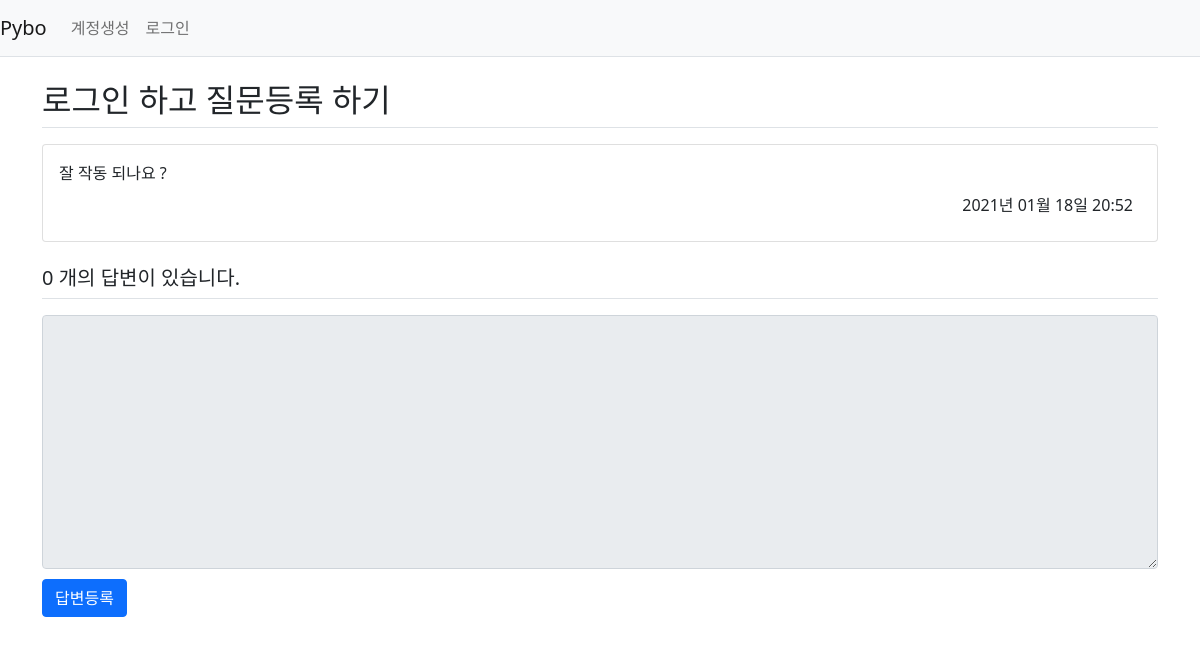
The app's page /question/detail/306/, older data.
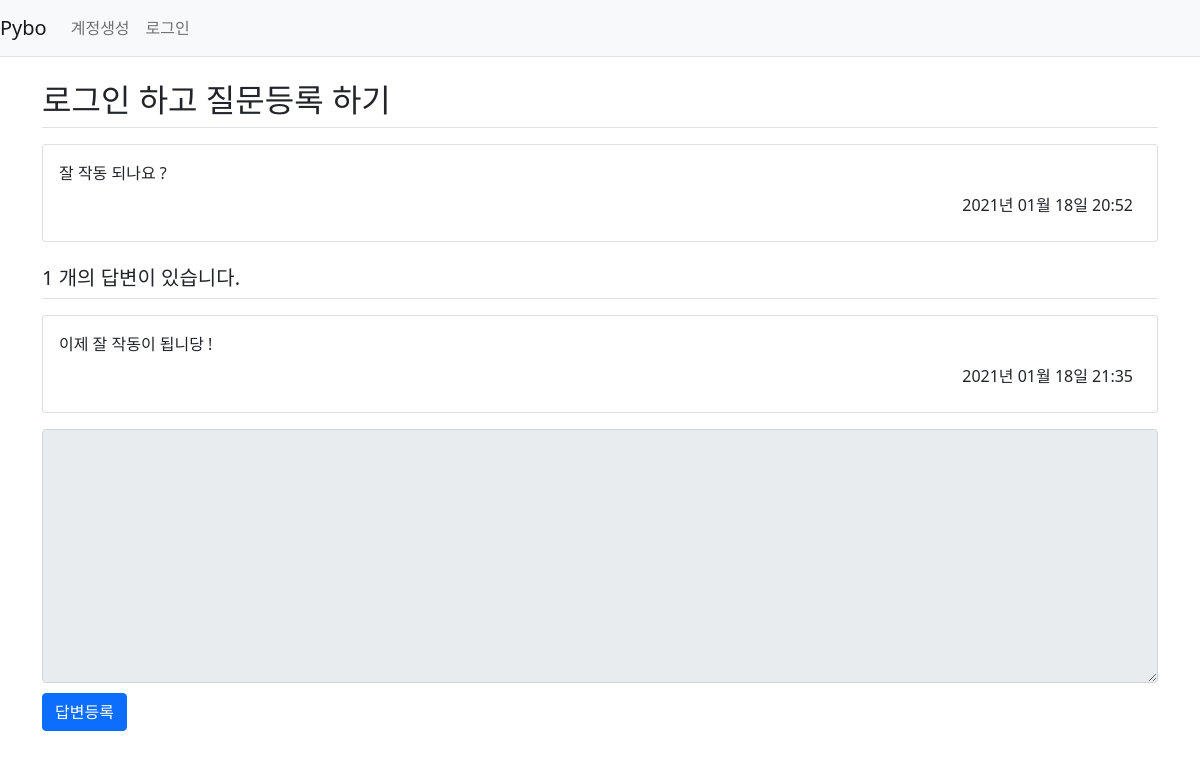
The same page, newer data.
### pybo/models.py (models this page shows)
class Question(db.Model):
    id = db.Column(db.Integer, primary_key=True)
    subject = db.Column(db.String(200), nullable=False)
    content = db.Column(db.Text(), nullable=False) # 글자수 제한없음 Text
    create_date = db.Column(db.DateTime(), nullable=False)
    user_id = db.Column(db.Integer, db.ForeignKey(
        'user.id', ondelete='CASCADE'), nullable=False) # server_default='1')
    user = db.relationship('User', backref=db.backref('question_set'))

class Answer(db.Model):
    id = db.Column(db.Integer, primary_key=True )
    question_id = db.Column(db.Integer, db.ForeignKey('question.id', ondelete='CASCADE'))
    question = db.relationship('Question', backref=db.backref('answer_set', ))
    content = db.Column(db.Text(), nullable=False)
    create_date = db.Column(db.DateTime(), nullable=False)
    user_id = db.Column(db.Integer, db.ForeignKey(
        'user.id', ondelete='CASCADE'), nullable=False)
    user = db.relationship('User', backref=db.backref('answer_set'))

### pybo/views/question_views.py (the view)
@bp.route('/detail/<int:question_id>/')
def detail(question_id):
    form = AnswerForm()
    question = Question.query.get_or_404(question_id)
    return render_template('questions/question_detail.html', question=question, form=form)

### pybo/forms.py
class AnswerForm(FlaskForm):
    content = TextAreaField('내용', validators=[DataRequired(' 내용은 필수 입력 항목입니다. ')])

### pybo/filter.py (called while the page is built)
def format_datetime(value, fmt='%Y년 %m월 %d일 %H:%M'):
    return value.strftime(fmt)

### pybo/views/auth_views.py (called while the page is built)
@bp.before_app_request
def load_logged_in_user():
    user_id = session.get('user_id')
    if user_id is None:
        g.user = None
    else:
        g.user = User.query.get(user_id)

### pybo/templates/questions/question_detail.html (shortened to what this page needs)
{% extends 'base.html' %}
{% block content %}
<div class="container my-3">
    <h2 class="border-bottom py-2">{{ question.subject }}</h2>
    <div class="card my-3">
        <div class="card-body">
            <div class="card-text" style="white-space: pre-line;">{{ question.content }}</div>
                <div class="d-flex justify-content-end">
                    <div class=" p-2">
                        {{ question.create_date|datetime }}
                    </div>
                </div>
            </div>
        </div>
        <h5 class="border-bottom my-3 py-2">{{ question.answer_set|length }} 개의 답변이 있습니다.</h5>
        {% for answer in question.answer_set %}
        <div class="card my-3">
            <div class="card-body">
                <div class="card-text" style="white-space: pre-line;">{{ answer.content}}</div>
                <div class="d-flex justify-content-end">
                    <div class=" p-2">
                        {{ answer.create_date|datetime }}
                    </div>
                </div>
            </div>
        </div>
    {% endfor %}
    <form action="{{ url_for('answer.create', question_id=question.id) }}" method="post" class="my-3">
        <div class="form-group">
            <textarea {% if not g.user %}disabled{% endif %} name="content" id="content" class="form-control" rows="10" ></textarea>
        </div>
        <input type="submit" value="답변등록" class="btn btn-primary">
    </form>
</div>
{% endblock %}

### pybo/templates/base.html (shortened to what this page needs)
<!doctype html>
<html lang="ko">
<head>
    <link rel="stylesheet" href="{{ url_for('static', filename='bootstrap.min.css') }}">
    <link rel="stylesheet" href="{{ url_for('static', filename='style.css')}}">
</head>
<body>
{% include "navbar.html" %}
{% block content %}
{% endblock %}
</body>
</html>

### pybo/templates/navbar.html (shortened to what this page needs)
<nav class="navbar navbar-expand-lg navbar-light bg-light border-bottom">
    <a class="navbar-brand" href="{{ url_for('main.index') }}"> Pybo</a>
    <div class="collapse navbar-collapse flex-grow-0" id="navbarNav">
        {% if g.user %}
        <ul class="navbar-nav">
            <li class="nav-item">
                <a class="nav-link" href="{{ url_for('auth.logout')}}">{{ g.user.username }} (로그아웃)</a>
            </li>
        </ul>
        {% else %}
        <ul class="navbar-nav">
            <li class="nav-item">
                <a class="nav-link" href="{{ url_for('auth.signup')}}">계정생성</a>
            </li>
            <li class="nav-item">
                <a class="nav-link" href="{{ url_for('auth.login')}}">로그인</a>
            </li>
        </ul>
        {% endif %}
    </div>
</nav>

### pybo/static/style.css (style rules this page uses)
textarea { width:100% }
input[type=submit] { margin-top:10px; }

Row changes from the older to the newer data that the page shows:
added Answer: content "이제 잘 작동이 됩니당 !", create_date "2021년 01월 18일 21:35"
Text that changed along with them:
{{ question.answer_set|length }}: "0" → "1"
